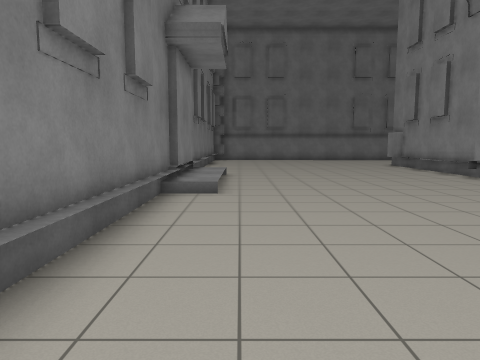
view 1 (above)

14 first-person views from a walk through a world built for the Gazebo simulator. The camera is 1.2 m above the floor, tilts 6° down and sees 70° across. Floor lines are 1 m apart. The floor is counted in squares, 1 m on a side. Each view is taken from the middle of a square. On the plan, view 1 faces up. The plan holds only what a view shows up to about 14 squares ahead; the rest is blank. The place goes on beyond the plan. Some stock models are drawn as simple stand-ins.

view 2
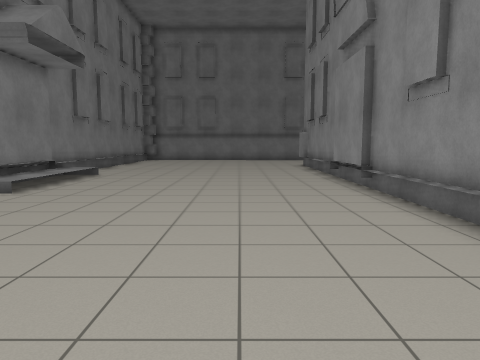

view 3
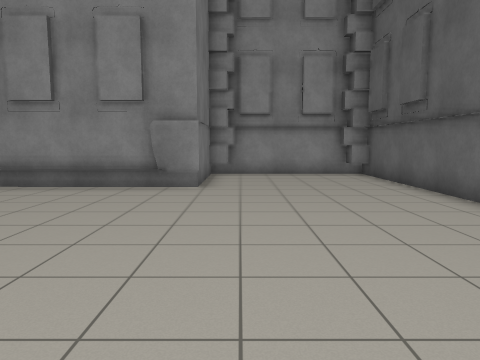

view 4
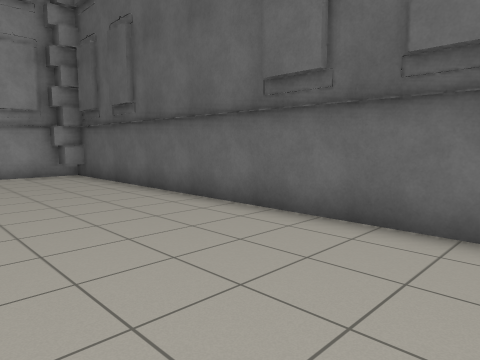

view 5
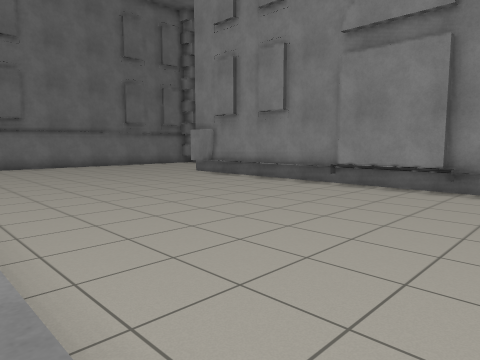

view 6
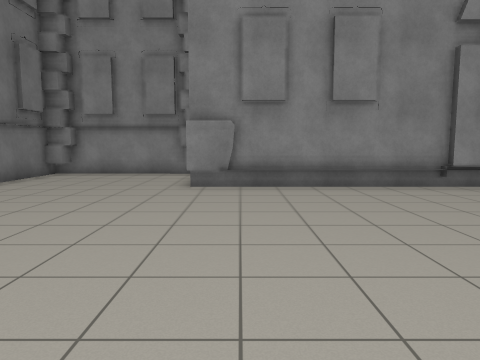

view 7
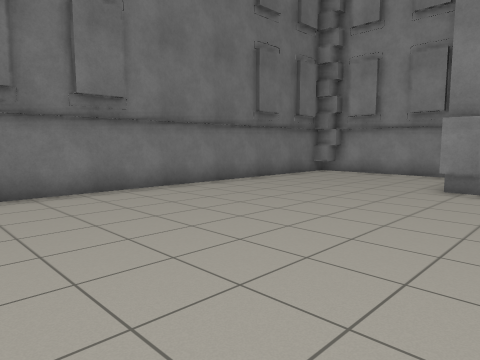

view 8
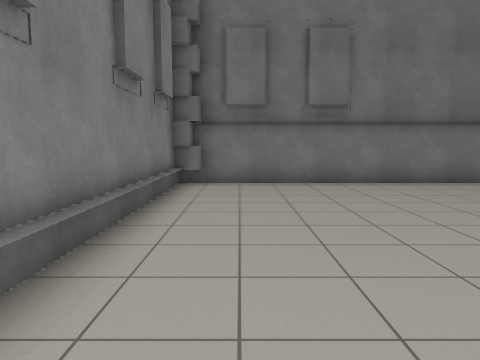

view 9
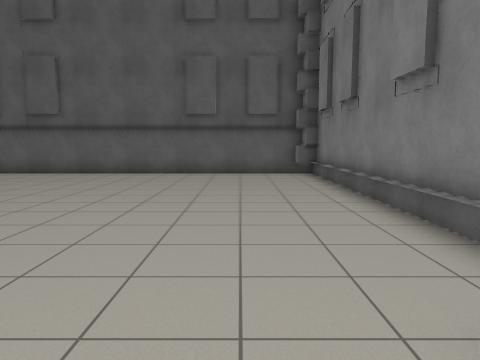

view 10
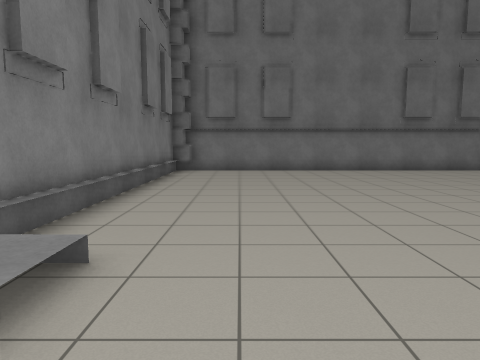

view 11
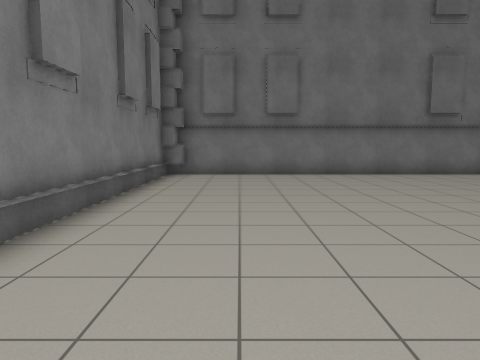

view 12
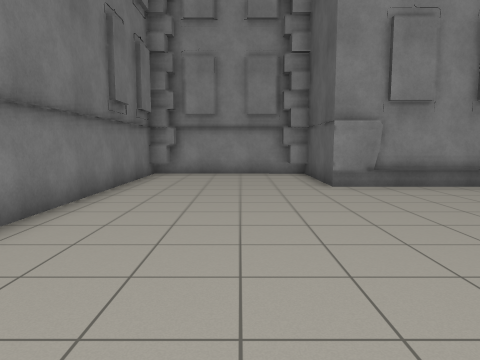

view 13
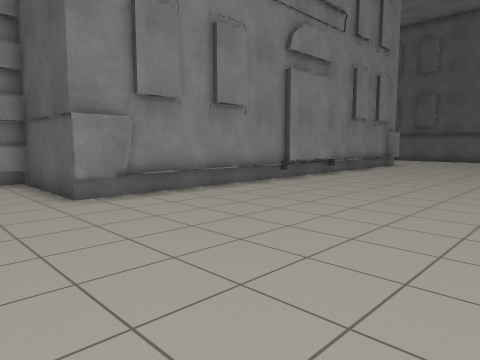

view 14
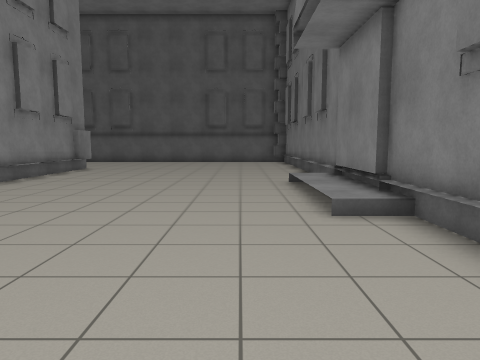

### Floor plan
Points are (right, up) in squares from view 1. A wall is a line through its corners. A room is listed if a view was taken in it or the views show most of it. See-through windows are left out.
Room 1 (views 1, 2, 3, 4, 5, 6, 7, 8, 9, 10, 11, 12, 13, 14)
walls: (8.3, 9.3) (8.3, 12.3); (-1.7, 12.3) (-1.7, 9.3); (8.3, 18.1) (8.3, 19.4) (12.8, 19.4) (12.9, 25.5) (-1.9, 25.5) (-2, -3); (8.5, 2.2) (8.6, 19.4); (12.1, 19.3) (12.1, 20.1) (12.9, 20.1); (12.4, 19.3) (12.4, 20.4); (12.3, 1.1) (12.3, 2.2) (8.3, 2.2) (8.3, 3.5); (-1.1, 24.8) (-2, 24.8); (-1.5, -3) (-1.5, -3.7); (-2, -3.2) (-1.2, -3.2) (-1.2, -3.8); (-1.4, 25.5) (-1.4, 24.6); (12.4, 24.6) (12.4, 25.5); (-2.1, -3.9) (12.8, -3.9) (12.8, 2.3); (12.9, 24.8) (12.1, 24.8) (12.1, 25.5); (12.1, -4) (12.1, -3.3) (12.8, -3.3); (12.3, -4) (12.3, -3) (12.8, -3)
low walls: (-0.4, 8.2) (-1.9, 8.3); (-2, 13.4) (-0.5, 13.4)

Where each view was taken, in squares from view 1:
view 1: 0 up, 0 right, facing up
view 2: 0 up, 5 right, facing up
view 3: 1 up, 1 left, facing right
view 4: 1 up, 1 left, facing down-right
view 5: 7 up, 1 left, facing up-right
view 6: 18 up, 1 left, facing right
view 7: 17 up, 1 left, facing up-right
view 8: 15 up, 0 right, facing up
view 9: 10 up, 1 right, facing down
view 10: 10 up, 1 right, facing up
view 11: 12 up, 1 right, facing up
view 12: 22 up, 1 left, facing right
view 13: 22 up, 1 right, facing down-right
view 14: 19 up, 1 right, facing down
